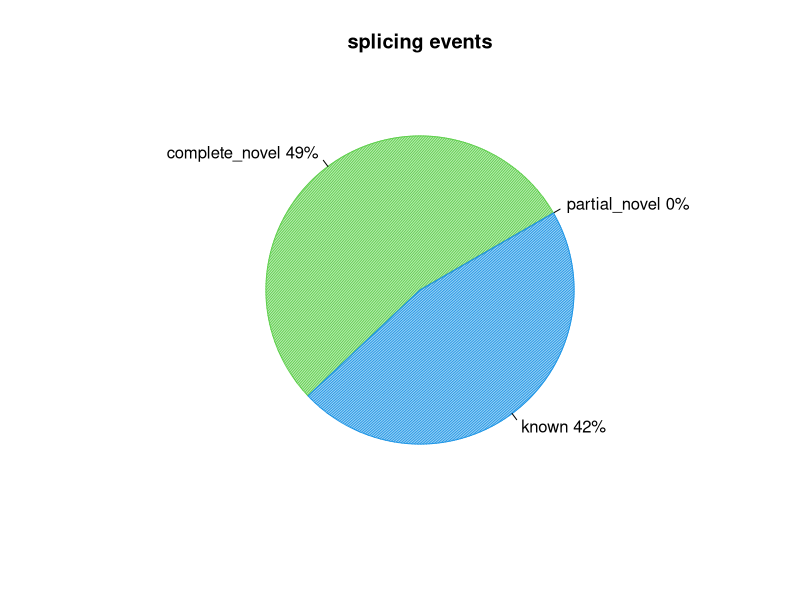
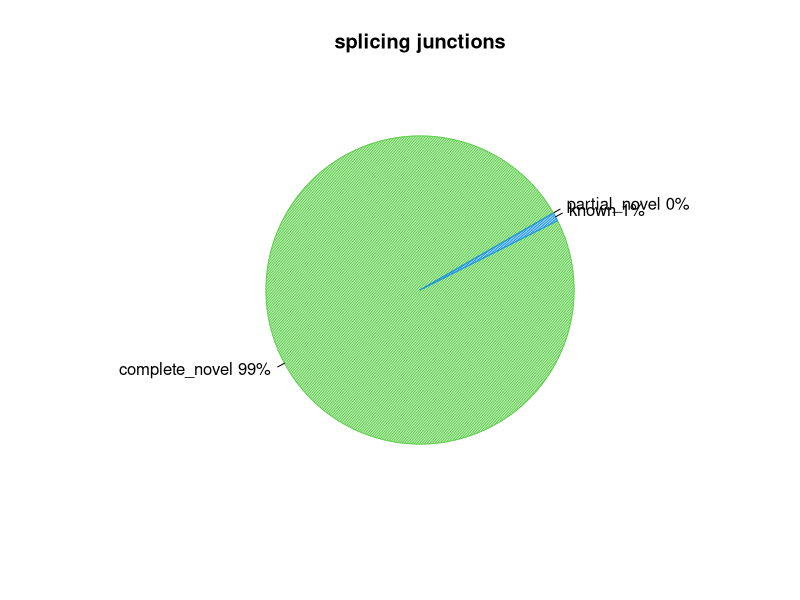

These charts were generated, in order, by the following R code:
pdf("test_data/results/WT/rseqc/junction_annotation/WT.splice_events.pdf")
events=c(0.0,48.55769230769231,41.82692307692308)
pie(events,col=c(2,3,4),init.angle=30,angle=c(60,120,150),density=c(70,70,70),main="splicing events",labels=c("partial_novel 0%","complete_novel 49%","known 42%"))
dev.off()
pdf("test_data/results/WT/rseqc/junction_annotation/WT.splice_junction.pdf")
junction=c(0.0,99.09909909909909,0.9009009009009009)
pie(junction,col=c(2,3,4),init.angle=30,angle=c(60,120,150),density=c(70,70,70),main="splicing junctions",labels=c("partial_novel 0%","complete_novel 99%","known 1%"))
dev.off()
